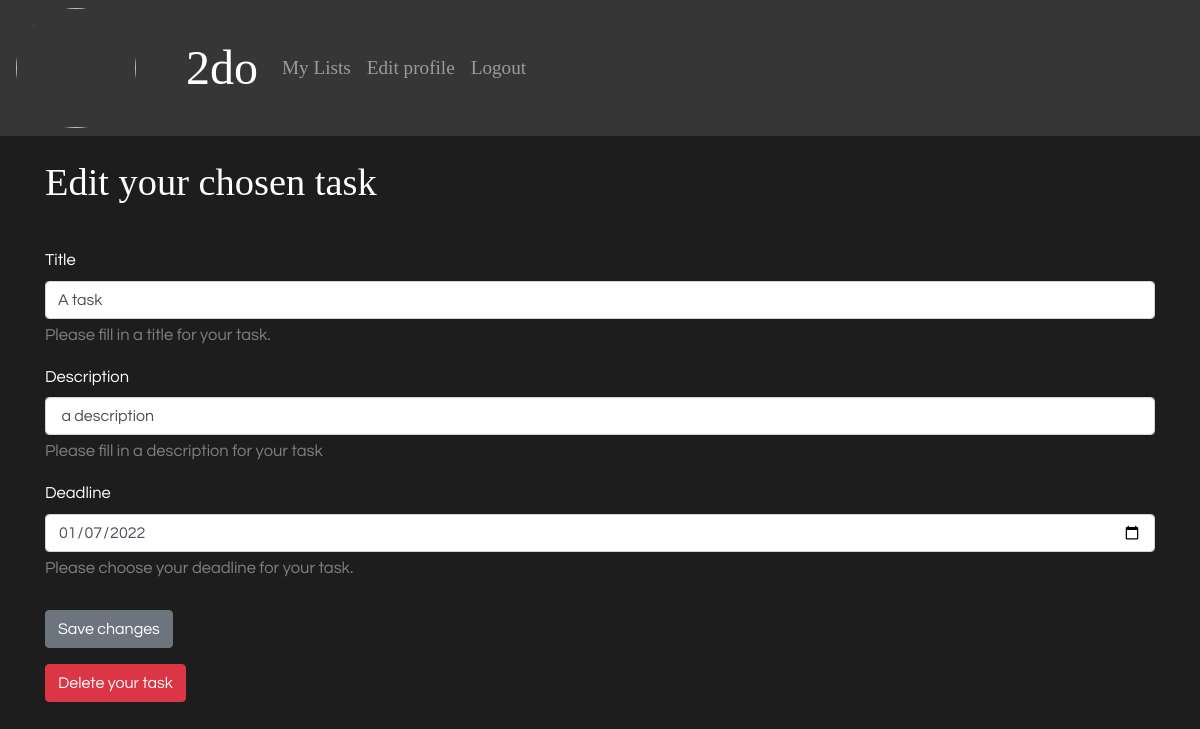
Page /redirecting/updatetask.php?taskId=69 (signed in) on the committed database.
### tables this page shows
CREATE TABLE tasks (id integer primary key autoincrement, title varchar, description varchar, deadline date, completed boolean, list_id integer);

### app/functions.php (called while the page is built, shortened)
<?php
function getTaskById($database, $id): array
{
    $sql = $database->prepare('SELECT * FROM tasks WHERE id = :id');
    $sql->bindParam(':id', $id, PDO::PARAM_INT);
    $sql->execute();
    $task = $sql->fetch(PDO::FETCH_ASSOC);
    return $task;
}

### redirecting/updatetask.php (the view, shortened to what this page needs)
<?php require __DIR__ . '/../app/autoload.php'; ?>
<?php require __DIR__ . '/../views/header.php'; ?>
<?php $id = $_GET['taskId']; ?>
<?php $task = getTaskById($database, $id); ?>
<h1>Edit your chosen task</h1> <br>
<form action=" /../app/tasks/updatetask.php" method="post">
    <div class="mb-3">
        <label for="title">Title </label>
        <input class="form-control" type="name" name="title" id="title" value="<?= $task['title']; ?> ">
        <small class="form-text">Please fill in a title for your task.</small>
    </div>
    <div class="mb-3">
        <label for="tasks">Description</label>
        <input class="form-control" type="description" name="description" id="description" value=" <?php echo $task['description'] ?>">
        <small class="form-text">Please fill in a description for your task</small>
    </div>
    <div class="mb-3">
        <label for="deadline">Deadline</label>
        <input class="form-control" type="date" name="deadline" value="<?= $task['deadline']; ?>" id="deadline">
        <small class="form-text">Please choose your deadline for your task.</small>
        <br>
        <button name="task" type="submit" class="btn btn-secondary">Save changes</button>
    </div>
</form>
<form action="/app/tasks/deletetask.php" method="post">
    <button type="submit" class="btn btn-danger">Delete your task</button>
</form>

### assets/styles/app.css (style rules this page uses)
* { box-sizing: border-box; margin: 0; padding: 0; }
body { background-color: rgb(29, 29, 29); color: white; height: 100%; }

### assets/styles/typography.css (style rules this page uses)
h1 { margin-top: -25px; font-family: Syne; font-size: 2.4rem; }
.form-text, label, input, button { font-family: Questrial; font-size: 16.5px; }

### assets/styles/forms.css (style rules this page uses)
.mb-3 { margin-top: 10px; }
.form-text { color: grey; margin-bottom: 5px; }

### rows in the picture
tasks: title "A task", description "a description", deadline "01/07/2022"

### other values in the picture
$config['title'] "2do"
